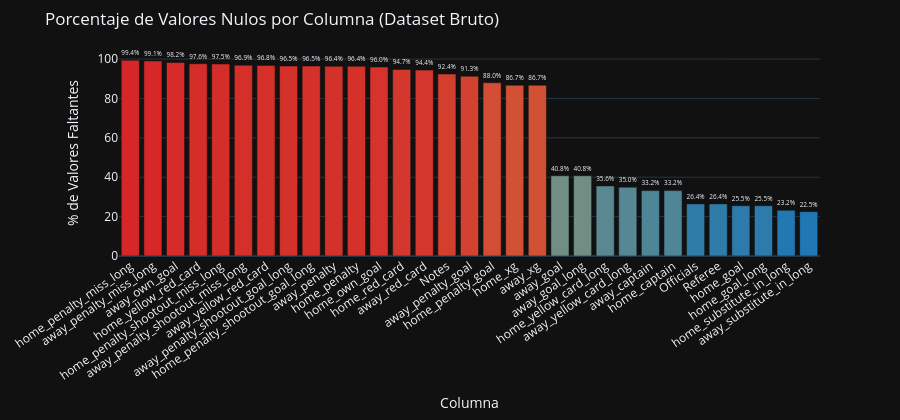

Notebook code for this chart:
### Markdown cell above
---
### Diagnóstico de calidad — ¿Cuántos datos nos faltan?

| Severidad | Columnas afectadas | % de nulos (aprox.) |
|---|---|---|
| 🔴 Crítico (>90% vacío) | 20 columnas de detalles de penales, tarjetas | 90–99% |
| 🟡 Moderado (25–50% vacío) | Goles por jugador, capitanes, árbitros | 25–40% |
| 🟢 Leve (<25% vacío) | Sustituciones, historial | 22–26% |
| ✅ Sin nulos | `home_score`, `away_score`, `Year`, `Round` | 0% |

**Resumen:** **31 de las 44 columnas** tienen valores faltantes. Las más vacías (>90%) son detalles muy específicos de partidos modernos (tanda de penales, tarjetas amarillas-rojas) que simplemente no existían o no se registraban en ediciones antiguas. Las **columnas clave para el análisis** (marcadores, año, fase) están completas. La única columna importante con nulos es `Attendance` (asistencia), que resolveremos con imputación por mediana.

### Code cell
# Visual de nulos / missing chart
fig_missing = go.Figure()

fig_missing.add_trace(go.Bar(
    x=missing_df["Columna"],
    y=missing_df["Porcentaje (%)"],
    marker=dict(
        color=missing_df["Porcentaje (%)"],
        colorscale=[[0, "#1F77B4"], [0.5, COLOR_GOLD], [1, COLOR_RED]],
        showscale=False,
    ),
    text=missing_df["Porcentaje (%)"].apply(lambda v: f"{v:.1f}%"),
    textposition="outside",
    hovertemplate="<b>%{x}</b><br>Valores nulos: %{y:.1f}%<extra></extra>",
))

fig_missing.update_layout(
    title="Porcentaje de Valores Nulos por Columna (Dataset Bruto)",
    xaxis_title="Columna",
    yaxis_title="% de Valores Faltantes",
    template=TEMPLATE,
    height=420,
    margin=dict(t=50, b=100),
    xaxis=dict(tickangle=-35),
)

fig_missing.show()

### Figure 1 — Plotly figure (JSON) as saved in the notebook; plotly's stock layout.template omitted (floating-point values rounded to 4 significant figures)
{"data": [{"hovertemplate": "<b>%{x}</b><br>Valores nulos: %{y:.1f}%<extra></extra>", "marker": {"color": [99.38, 99.07, 98.24, 97.61, 97.51, 96.89, 96.78, 96.47, 96.47, 96.37, 96.37, 95.95, 94.71, 94.4, 92.43, 91.29, 87.97, 86.72, 86.72, 40.77, 40.77, 35.58, 34.96, 33.2, 33.2, 26.45, 26.45, 25.52, 25.52, 23.24, 22.51], "colorscale": [[0, "#1F77B4"], [0.5, "#C9A84C"], [1, "#D62728"]], "showscale": false}, "text": ["99.4%", "99.1%", "98.2%", "97.6%", "97.5%", "96.9%", "96.8%", "96.5%", "96.5%", "96.4%", "96.4%", "96.0%", "94.7%", "94.4%", "92.4%", "91.3%", "88.0%", "86.7%", "86.7%", "40.8%", "40.8%", "35.6%", "35.0%", "33.2%", "33.2%", "26.4%", "26.4%", "25.5%", "25.5%", "23.2%", "22.5%"], "textposition": "outside", "type": "bar", "x": ["home_penalty_miss_long", "away_penalty_miss_long", "away_own_goal", "home_yellow_red_card", "home_penalty_shootout_miss_long", "away_penalty_shootout_miss_long", "away_yellow_red_card", "away_penalty_shootout_goal_long", "home_penalty_shootout_goal_long", "away_penalty", "home_penalty", "home_own_goal", "home_red_card", "away_red_card", "Notes", "away_penalty_goal", "home_penalty_goal", "home_xg", "away_xg", "away_goal", "away_goal_long", "home_yellow_card_long", "away_yellow_card_long", "away_captain", "home_captain", "Officials", "Referee", "home_goal", "home_goal_long", "home_substitute_in_long", "away_substitute_in_long"], "y": [99.38, 99.07, 98.24, 97.61, 97.51, 96.89, 96.78, 96.47, 96.47, 96.37, 96.37, 95.95, 94.71, 94.4, 92.43, 91.29, 87.97, 86.72, 86.72, 40.77, 40.77, 35.58, 34.96, 33.2, 33.2, 26.45, 26.45, 25.52, 25.52, 23.24, 22.51]}], "layout": {"height": 420, "margin": {"b": 100, "t": 50}, "title": {"text": "Porcentaje de Valores Nulos por Columna (Dataset Bruto)"}, "xaxis": {"tickangle": -35, "title": {"text": "Columna"}}, "yaxis": {"title": {"text": "% de Valores Faltantes"}}}}
